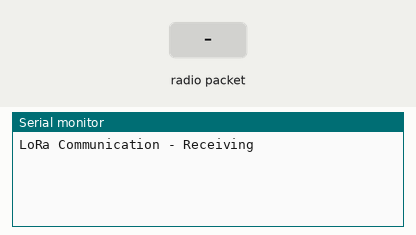
Bench run of a sketch on a simulated Arduino Uno, built with avr-gcc and run on an emulated ATmega328P. Parts: the last lines printed to the serial monitor. The test bench sets the inputs (shaded band). No radio packets arrive unless stated.

Above: at 1.2 s.
1.3 s: radio packet "1" arrives
At 2.3 s:
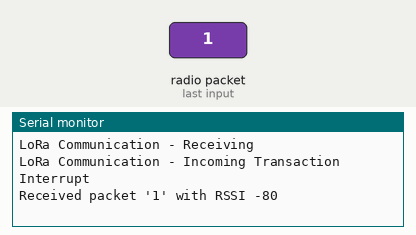
2.8 s: radio packet "0" arrives
At 3.4 s:
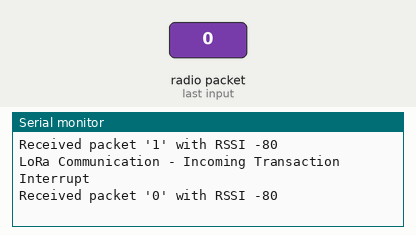
4.3 s: radio packet "2" arrives
At 5.8 s:
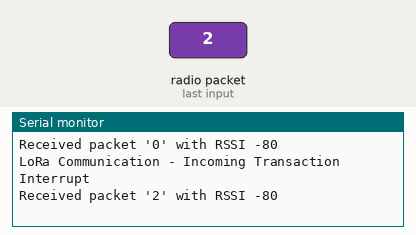

Measured:
- after the input at 1.3 s, the serial monitor: prints a new line at once (image 1)
- after the input at 2.8 s, the serial monitor: prints a new line at once (image 2)
- after the input at 4.3 s, the serial monitor: prints a new line at once (image 3)

The sketch:

sketch_interrupt_receiving.ino
```cpp
/*
 * NSM Cansat Bootcamp
 * LoRa Communication - Receiving
 * https://circuitdigest.com/microcontroller-projects/arduino-lora-sx1278-interfacing-tutorial
 * https://iotdesignpro.com/projects/lora-communication-between-two-arduino-using-LoRa-Module-SX1278
 * https://github.com/sandeepmistry/arduino-LoRa/blob/master/API.md
 */

#include <LoRa.h>
#define lora_frequency 433E6
#define interrupt_pin 2 // LoRa's DIO0

void setup() {

  Serial.begin(115200);

  while (!Serial);

  Serial.println("LoRa Communication - Receiving");

  if (!LoRa.begin(lora_frequency)) {
    Serial.println("LoRa Communication - Start Failed");
    while (1);
  }

  LoRa.onReceive(receive_transaction);
  LoRa.receive();

}

void loop() {


}

void receive_transaction(int packet_size) {
  Serial.println("LoRa Communication - Incoming Transaction Interrupt");


  if (packet_size) {
    String received_transaction = "";

    Serial.print("Received packet '");
    while (LoRa.available()) {
      char new_char = (char) LoRa.read();
      received_transaction += new_char;
    }

    Serial.print(received_transaction);
    Serial.print("' with RSSI ");
    Serial.println(LoRa.packetRssi());

  }
}
```
